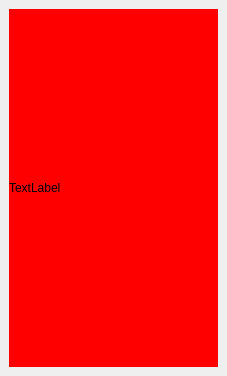
<?xml version="1.0" encoding="UTF-8"?>
<ui version="4.0">
 <class>MyWindow1</class>
 <widget class="QMainWindow" name="MyWindow1">
  <property name="geometry">
   <rect>
    <x>0</x>
    <y>0</y>
    <width>227</width>
    <height>376</height>
   </rect>
  </property>
  <property name="sizePolicy">
   <sizepolicy hsizetype="Preferred" vsizetype="Preferred">
    <horstretch>0</horstretch>
    <verstretch>0</verstretch>
   </sizepolicy>
  </property>
  <property name="windowTitle">
   <string>Using QThread</string>
  </property>
  <widget class="QWidget" name="centralwidget">
   <property name="sizePolicy">
    <sizepolicy hsizetype="Expanding" vsizetype="Expanding">
     <horstretch>0</horstretch>
     <verstretch>0</verstretch>
    </sizepolicy>
   </property>
   <layout class="QVBoxLayout" name="verticalLayout">
    <item>
     <widget class="QLabel" name="imageLabel">
      <property name="sizePolicy">
       <sizepolicy hsizetype="Preferred" vsizetype="Preferred">
        <horstretch>0</horstretch>
        <verstretch>0</verstretch>
       </sizepolicy>
      </property>
      <property name="styleSheet">
       <string notr="true">background-color: rgb(255, 0, 0);</string>
      </property>
      <property name="text">
       <string>TextLabel</string>
      </property>
      <property name="scaledContents">
       <bool>true</bool>
      </property>
     </widget>
    </item>
   </layout>
  </widget>
 </widget>
 <resources/>
 <connections/>
</ui>
